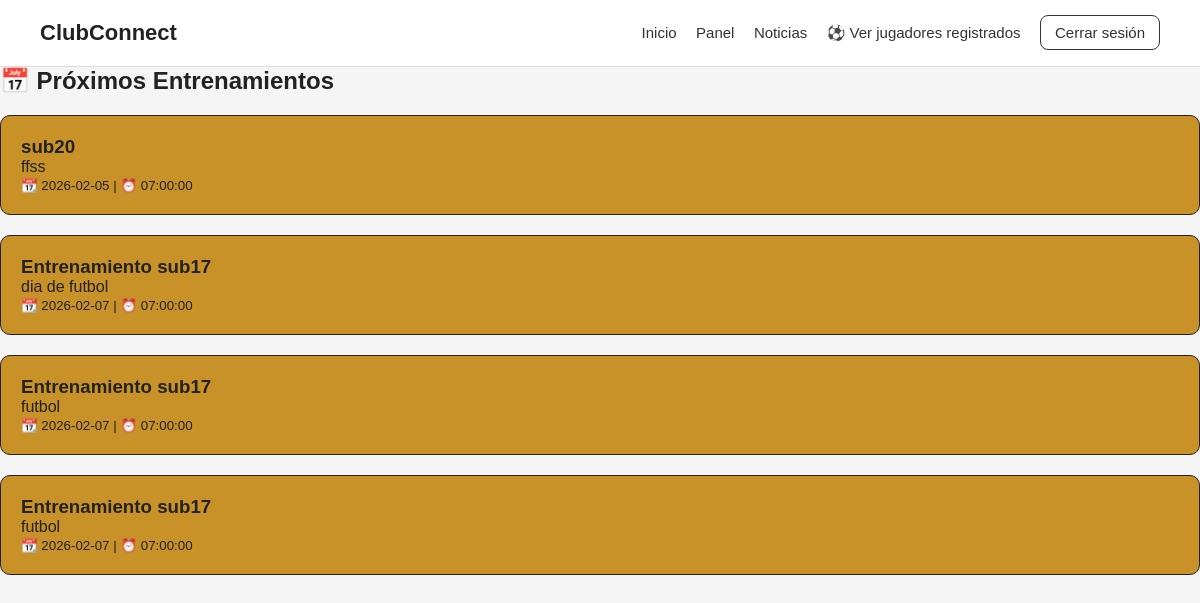
The page /HTML/entrenamientos.php on the database its author committed.
### tables this page shows
CREATE TABLE `entrenamientos` (
  `id` int(11) NOT NULL,
  `titulo` varchar(100) NOT NULL,
  `descripcion` text NOT NULL,
  `fecha` date NOT NULL,
  `hora` time NOT NULL,
  `creado_en` timestamp NOT NULL DEFAULT current_timestamp()
);

### HTML/entrenamientos.php (the view, shortened to what this page needs)
<?php
include("../php/db.php");
$resultado = $conn->query("SELECT * FROM entrenamientos ORDER BY fecha ASC");
?>
<!DOCTYPE html>
<html lang="es">
<head>
  <link rel="stylesheet" href="../css/style.css">
</head>
<body>
<nav class="navbar">
  <h1 class="logo">ClubConnect</h1>
  <div class="links">
    <a href="index.html">Inicio</a>
    <a href="dashboard.php">Panel</a>
    <a href="noticias.php">Noticias</a>
     <a href="jugadores.php">⚽ Ver jugadores registrados</a>
    <a href="../php/logout.php" class="btn">Cerrar sesión</a>
  </div>
</nav>
<section class="section">
  <h2>📅 Próximos Entrenamientos</h2>
  <?php while($fila = $resultado->fetch_assoc()) { ?>
    <div class="card">
      <h3><?php echo $fila["titulo"]; ?></h3>
      <p><?php echo $fila["descripcion"]; ?></p>
      <small>
        📆 <?php echo $fila["fecha"]; ?> |
        ⏰ <?php echo $fila["hora"]; ?>
      </small>
    </div>
  <?php } ?>
</section>
</body>
</html>

### css/style.css (style rules this page uses)
* { margin: 0; padding: 0; box-sizing: border-box; font-family: Arial, sans-serif; }
body { background: #f5f5f5; color: #222; min-height: 100vh; }
.navbar { background: white; padding: 20px 40px; display: flex; justify-content: space-between; align-items: center; border-bottom: 1px solid #ddd; }
.logo { font-size: 22px; font-weight: bold; }
.links a { margin-left: 15px; text-decoration: none; color: #333; font-size: 15px; }
.links .btn { padding: 8px 14px; border: 1px solid #333; border-radius: 8px; }
.card { background: #c89228; padding: 20px; margin-top: 20px; border-radius: 10px; border: 1px solid #222; }

### rows shown on the page
entrenamientos: titulo "sub20", descripcion "ffss", fecha "2026-02-05", hora "07:00:00"
entrenamientos: titulo "Entrenamiento sub17", descripcion "dia de futbol", fecha "2026-02-07", hora "07:00:00"
entrenamientos: titulo "Entrenamiento sub17", descripcion "futbol", fecha "2026-02-07", hora "07:00:00"
entrenamientos: titulo "Entrenamiento sub17", descripcion "futbol", fecha "2026-02-07", hora "07:00:00"
